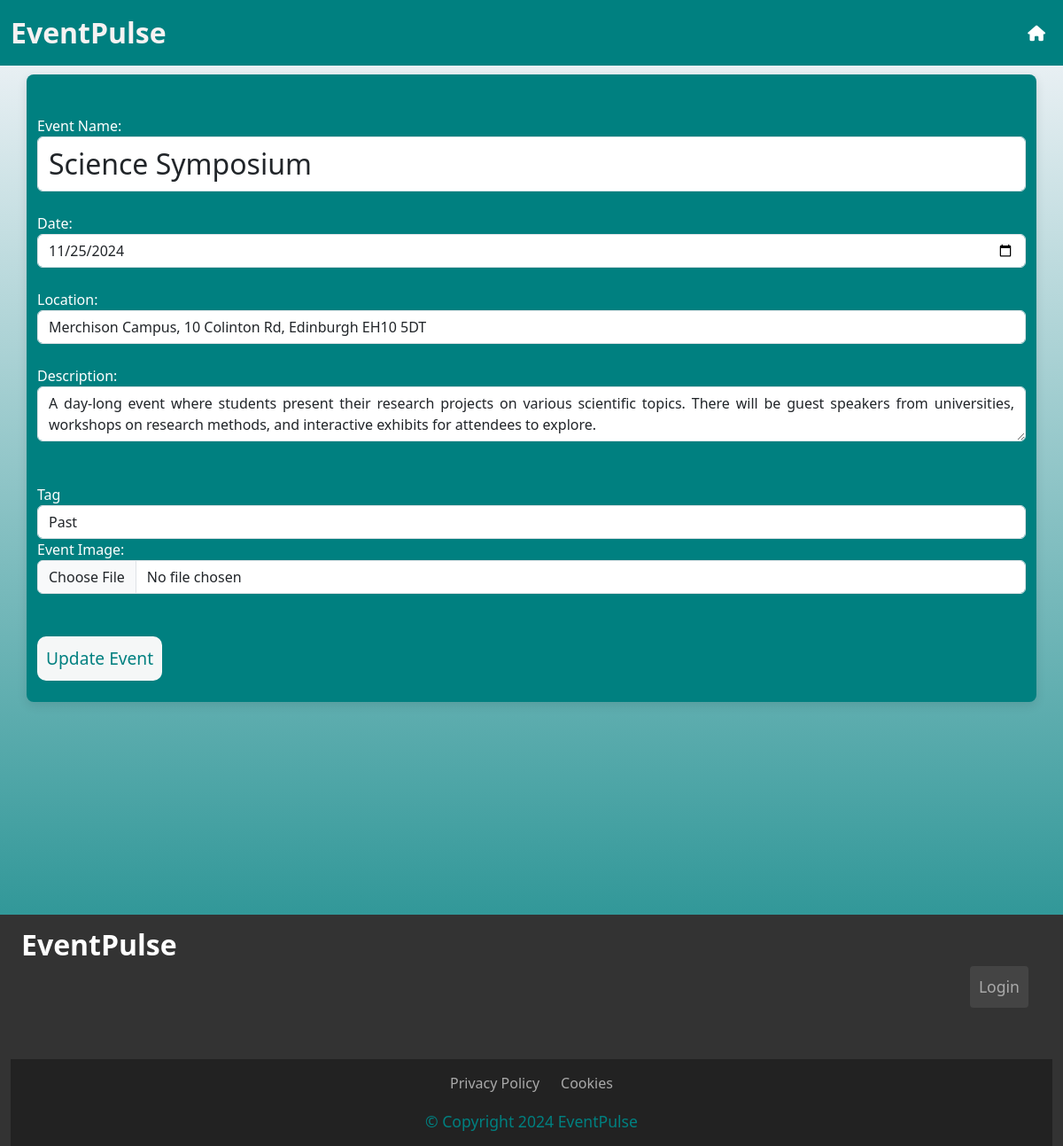
/events/edit/4, run on an earlier commit of the app's database.
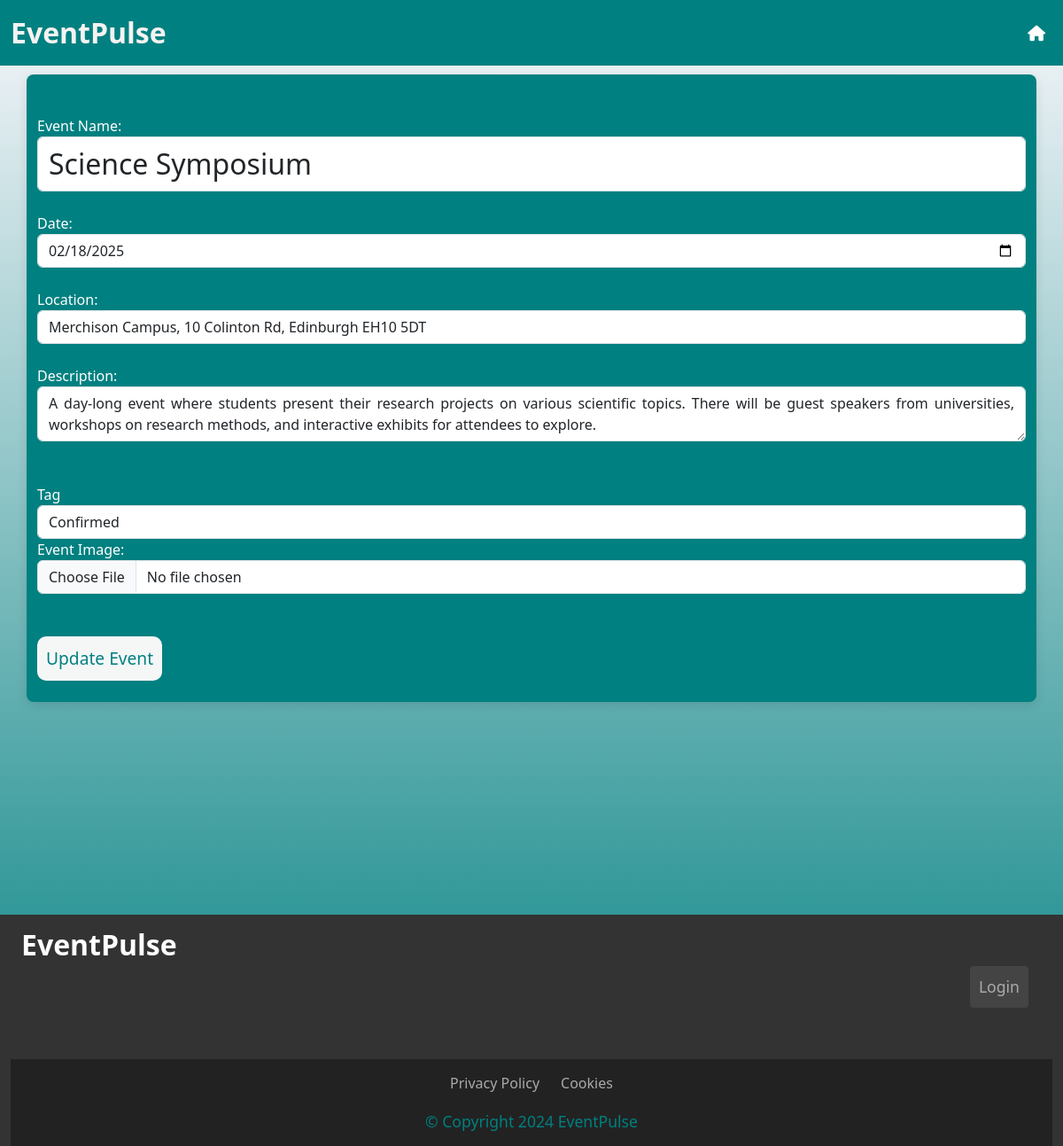
And on a later commit of the database.
### app.py (models this page shows)
class Event(db.Model):
    eventId = db.Column(db.Integer, primary_key=True)
    eventName = db.Column(db.String(100), nullable=False)
    description = db.Column(db.Text)
    date = db.Column(db.Date, nullable=False)
    location = db.Column(db.String(100), nullable=False)
    tag = db.Column(db.Enum(EventStatus), nullable=False)
    image_url = db.Column(db.String(255), nullable=True)
    votes = db.Column(db.Integer, default=0)

### app.py (the view, shortened to what this page needs)
@app.route('/events/edit/<int:event_id>', methods=['GET', 'POST'])
def edit_event(event_id):
    Events = select(Event).filter(Event.eventId == event_id)
    event = db.session.execute(Events).scalar_one_or_none()
    if event is None:
        return redirect(url_for('admin_index'))  # or handle 404
    return render_template('edit_event.html', event=event, EventStatus=EventStatus)

### app.py (called while the page is built)
@app.before_request
def update_event_tags():
    db.create_all()
    today = date.today()
    events_to_update = Event.query.filter(
        Event.date < today,
        Event.tag.in_([EventStatus.Proposed, EventStatus.Confirmed])
    ).all()
    for event in events_to_update:
        event.tag = EventStatus.Past  # Change the tag to 'Past'
    db.session.commit()

### templates/edit_event.html (shortened to what this page needs)
{% extends 'base.html' %}
{% block content %}
<div class="container addEventContainer">
    <h2>Edit Event</h2>
    <form method="post" enctype="multipart/form-data">
        <label for="eventName">Event Name:</label><br>
        <input type="text" id="eventName" name="eventName" class="form-control" value="{{ event.eventName }}"
            required><br>
        <label for="date">Date:</label><br>
        <input type="date" id="date" name="date" class="form-control" value="{{ event.date }}" required><br>
        <label for="location">Location:</label><br>
        <input type="text" id="location" name="location" class="form-control" value="{{ event.location }}" required><br>
        <label for="description">Description:</label><br>
        <textarea id="description" name="description" class="form-control">{{ event.description }}</textarea><br><br>
        <div class="form-group">
            <label for="tag">Tag</label>
            <select class="form-control" id="tag" name="tag" required>
                {% for status in EventStatus %}
                <option value="{{ status.name }}" class="form-control" {% if event.tag==status %}selected{% endif %}>{{
                    status.value }}</option>
                {% endfor %}
            </select>
        </div>
        <label for="image">Event Image:</label><br>
        <input type="file" id="image_url" name="image_url" class="form-control" accept="image/*"><br><br>
        <input type="submit" class="btn-add" value="Update Event"><br><br>
    </form>
</div>
{% endblock %}

What changed in the data, as far as the page shows it:
changed Event "Science Symposium": date "11/25/2024" → "02/18/2025"; tag "Past" → "Confirmed"
